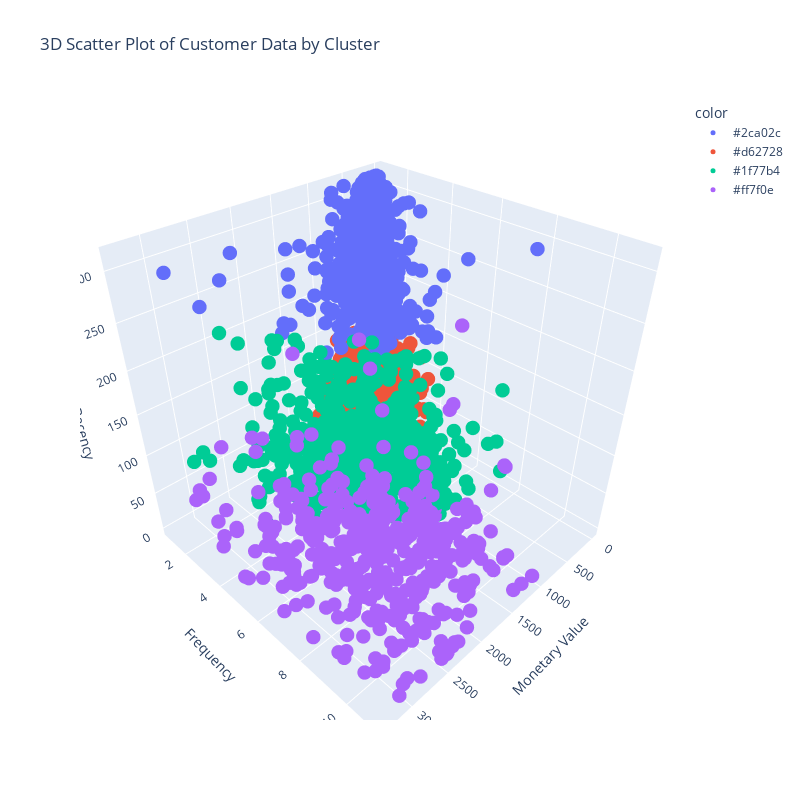

The notebook cell this image was saved under:
### Code cell
fig = px.scatter_3d(clean_outliers,
                     x='MonetaryValue',
                     y='Frequency',
                     z='Recency',
                     color=colors, 
                     title='3D Scatter Plot of Customer Data by Cluster',
                     labels={'MonetaryValue': 'Monetary Value', 
                             'Frequency': 'Frequency', 
                             'Recency': 'Recency'})

fig.update_traces(marker=dict(size=5))
fig.update_layout(width=800, height=800)  
fig.show()

### Figure 1 — Plotly figure (JSON) as saved in the notebook; plotly's stock layout.template omitted (floating-point values rounded to 4 significant figures; data arrays with more than 128 entries replaced by an {"elided": "..."} marker saying what was removed)
{"data": [{"hovertemplate": "color=#2ca02c<br>Monetary Value=%{x}<br>Frequency=%{y}<br>Recency=%{z}<extra></extra>", "legendgroup": "#2ca02c", "marker": {"color": "#636efa", "size": 5, "symbol": "circle"}, "mode": "markers", "name": "#2ca02c", "scene": "scene", "showlegend": true, "type": "scatter3d", "x": {"elided": "801 float values"}, "y": {"elided": "801 int values"}, "z": {"elided": "801 int values"}}, {"hovertemplate": "color=#d62728<br>Monetary Value=%{x}<br>Frequency=%{y}<br>Recency=%{z}<extra></extra>", "legendgroup": "#d62728", "marker": {"color": "#EF553B", "size": 5, "symbol": "circle"}, "mode": "markers", "name": "#d62728", "scene": "scene", "showlegend": true, "type": "scatter3d", "x": {"elided": "1459 float values"}, "y": {"elided": "1459 int values"}, "z": {"elided": "1459 int values"}}, {"hovertemplate": "color=#1f77b4<br>Monetary Value=%{x}<br>Frequency=%{y}<br>Recency=%{z}<extra></extra>", "legendgroup": "#1f77b4", "marker": {"color": "#00cc96", "size": 5, "symbol": "circle"}, "mode": "markers", "name": "#1f77b4", "scene": "scene", "showlegend": true, "type": "scatter3d", "x": {"elided": "887 float values"}, "y": {"elided": "887 int values"}, "z": {"elided": "887 int values"}}, {"hovertemplate": "color=#ff7f0e<br>Monetary Value=%{x}<br>Frequency=%{y}<br>Recency=%{z}<extra></extra>", "legendgroup": "#ff7f0e", "marker": {"color": "#ab63fa", "size": 5, "symbol": "circle"}, "mode": "markers", "name": "#ff7f0e", "scene": "scene", "showlegend": true, "type": "scatter3d", "x": {"elided": "473 float values"}, "y": {"elided": "473 int values"}, "z": {"elided": "473 int values"}}], "layout": {"height": 800, "legend": {"title": {"text": "color"}, "tracegroupgap": 0}, "scene": {"domain": {"x": [0, 1], "y": [0, 1]}, "xaxis": {"title": {"text": "Monetary Value"}}, "yaxis": {"title": {"text": "Frequency"}}, "zaxis": {"title": {"text": "Recency"}}}, "title": {"text": "3D Scatter Plot of Customer Data by Cluster"}, "width": 800}}
